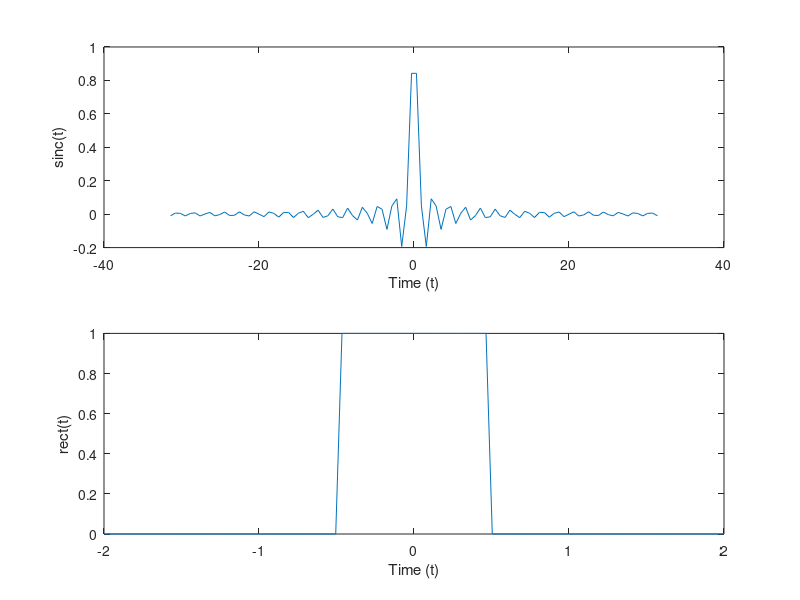

The MATLAB source for this figure:
t1 = linspace(-10*pi, 10*pi);
y1 = sinc(t1);
subplot(2, 1, 1);
plot(t1, y1);
xlabel('Time (t)');
ylabel('sinc(t)');

t2 = linspace(-2, 2);
y2 = (abs(t2) <= 0.5);
subplot(2, 1, 2);
plot(t2, y2);
xlabel('Time (t)');
ylabel('rect(t)');